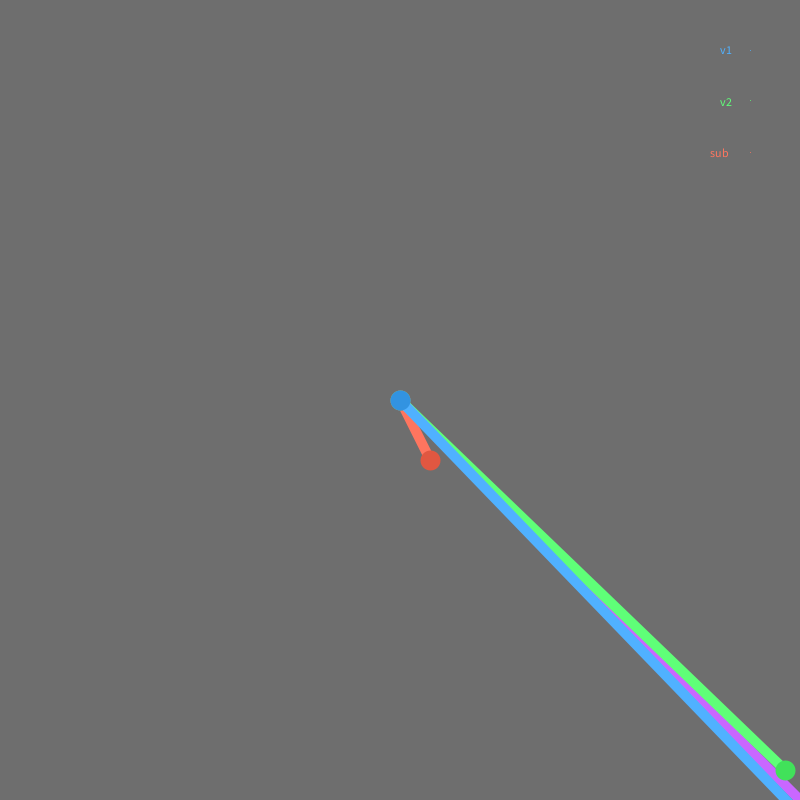
Frame 1 (no input)
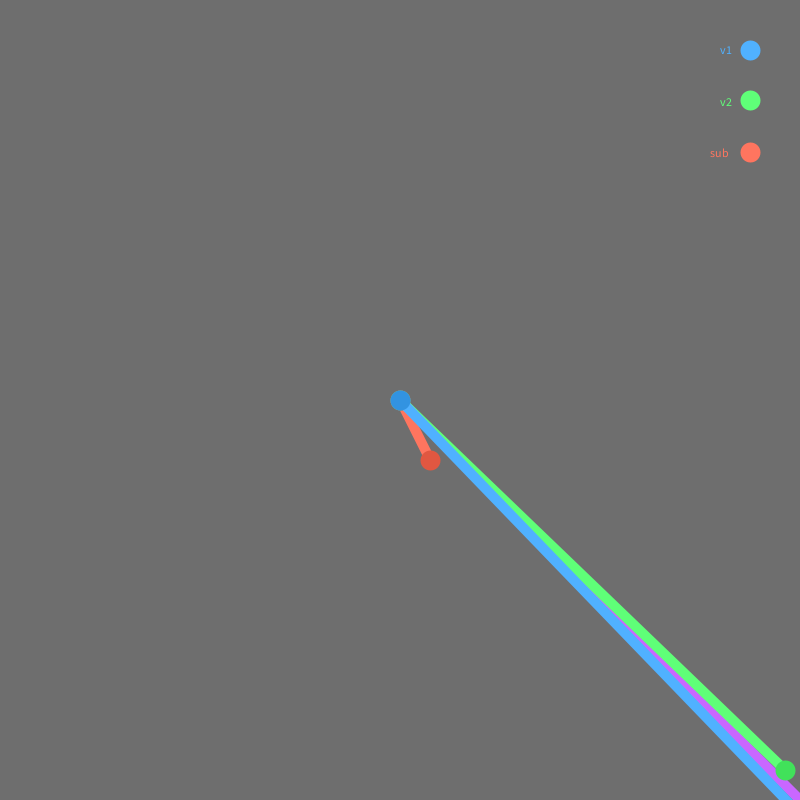
Frame 60 (the mouse pressed at the canvas centre just before this capture)
Frame 120 (the mouse held since frame 60 and released just before this capture): identical to frame 60, image omitted

The Processing sketch that drew these frames (run headless with seeded random() and noise(); from frame 60 on, the mouse is pressed at the canvas centre):

// Processing sketch: Main
// ── Main.pde
Vector v1, v2, sub, add;
int darkenNodes = 30;

void setup()
{
  size(800, 800);
  v1 = new Vector(15, 30);
  v1.setOrigin(width / 2, height / 2); v1.setLineColor(first);
  v2 = new Vector(-15, -30);
  v2.setOrigin(width / 2, height / 2); v2.setLineColor(second);
  sub = new Vector(0, 0);
  sub.setOrigin(width / 2, height / 2); sub.setLineColor(third);
  add = new Vector(0, 0);
  add.setOrigin(width / 2, height / 2); add.setLineColor(fourth);
}

void draw()
{
  background(110);
  display();
  if(mouseButton == LEFT) 
  {
    v1.set(mouseX - width / 2, mouseY - height / 2);
  }
  if(mouseButton == RIGHT)
  {
    v2.set(mouseX - width / 2, mouseY - height / 2);
  }
  //sub.setOrigin(v2.ori.x + v2.pos.x, v2.ori.y + v2.pos.y);
  sub.set(subV(v1, v2));
  sub.show();
  add.set(addV(v1, v2));
  add.show();
  v2.show();
  v1.show();
  System.out.println();
  System.out.println("v1: (" + v1.pos.x + ", " + v1.pos.y + ")");
  System.out.println("v2: (" + v2.pos.x + ", " + v2.pos.y + ")");
  System.out.println("sub: (" + sub.pos.x + ", " + sub.pos.y + ")");
}

// ── Vector.pde
class Vector
{
  PVector ori, pos;
  color clr = 100;
  int darkenNodes = 30;
  
  Vector(float x, float y)
  {
    this.pos = new PVector(x, y);
    this.ori = new PVector(0, 0);
  }
  
  void show()
  {
    pushMatrix();
    translate(this.ori.x, this.ori.y);
    stroke(clr);
    strokeWeight(10);
    line(0, 0, this.pos.x, this.pos.y);
    stroke(red(clr) - darkenNodes, green(clr) - darkenNodes, blue(clr) - darkenNodes);
    strokeWeight(20);
    point(0, 0);
    point(this.pos.x, this.pos.y);
    popMatrix();
  }
  void setLineColor(color clr) { this.clr = clr; }
  
  void setOrigin(float x, float y)
  {
    this.ori.set(x, y);
    this.pos = PVector.add(this.ori, this.pos);
  }
  
  void sub(Vector other)
  {
    this.pos.x -= other.pos.x;
    this.pos.y -= other.pos.y;
  }
  
  void set(float x, float y) { this.pos.x = x; this.pos.y = y; }
  void set(Vector newPos) { this.pos.x = newPos.pos.x; this.pos.y = newPos.pos.y; }
  
}

// ── z.pde
public color first = color(80, 177, 255);
public color second = color(95, 255, 120);
public color third = color(255, 117, 95);
public color fourth = color(201, 103, 255);

void display()
{
  stroke(first);
  fill(first);
  text("v1", width - width / 10, height / 14.8);
  point(width - width / 16, height / 16);
  stroke(second);
  fill(second);
  text("v2", width - width / 10, height / 7.55);
  point(width - width / 16, height / 8);
  stroke(third);
  fill(third);
  text("sub", width - width / 8.9, height / 5.1);
  point(width - width / 16, height / 5.25);
}

public Vector subV(Vector v1, Vector v2)
{
  return new Vector(v1.pos.x - v2.pos.x, v1.pos.y - v2.pos.y);
}
public Vector addV(Vector v1, Vector v2)
{
  return new Vector(v1.pos.x + v2.pos.x, v1.pos.y + v2.pos.y);
}
